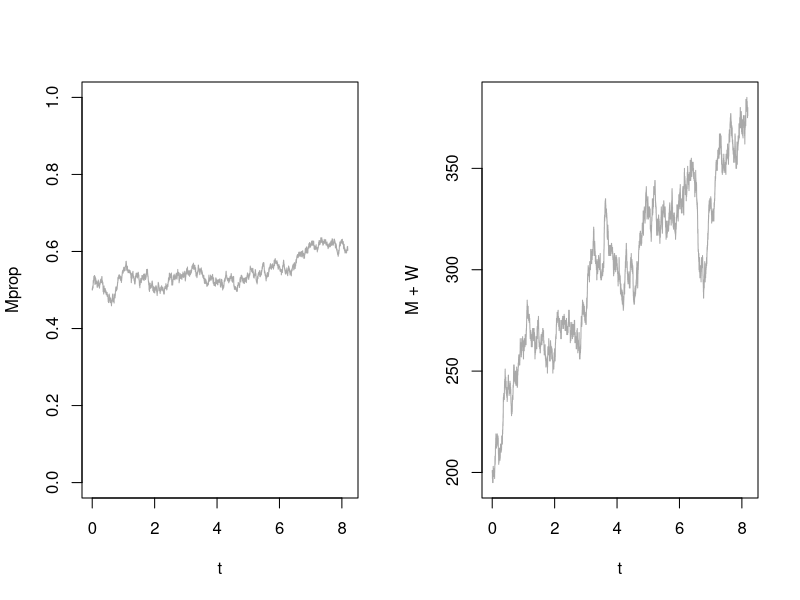
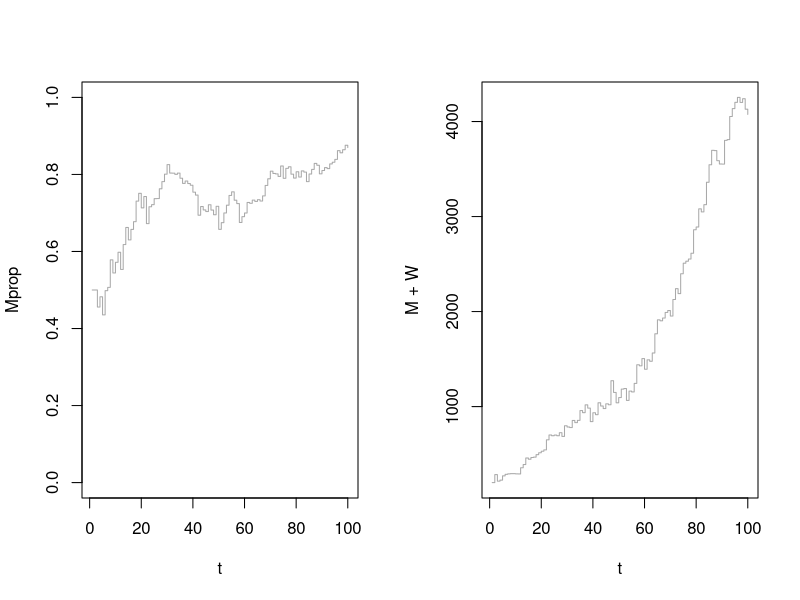

Here is the R script that generated these plots, in order:
myGrey = rgb(169,169,169, alpha=50, max=255)

gillespie = function(N, n, ...){
  tt = 0 
  x = N$M # M: the initial state
  # Pre: LHS matrix
  # Post: RHS matrix
  S = t(N$Post - N$Pre)
  u = nrow(S)
  v = ncol(S)
  tvec = vector("numeric", n)
  xmat = matrix(ncol=u, nrow=n+1)
  xmat[1,] = x
  for(i in 1:n){
    h = N$h(x,tt,...)
    tt = tt + rexp(1,sum(h))
    j = sample(v,1,prob=h)
    x = x + S[,j]
    tvec[i] = tt
    xmat[i+1,] = x
  }
  return(list(t=tvec, x=xmat))
}


N = list(M=c(100,100), Pre=matrix(c(1,0,0,1,1,0,0,1,1,0), byrow=TRUE, ncol=2, nrow=5),
         Post=matrix(c(2,0,0,2,0,0,0,0,1,1), byrow=TRUE, ncol=2, nrow=5) )

N$h = function(x, tt, th=c(r_w=2, r_m=2, d_w=2, d_m=2, m=0.1)){
  with(as.list(c(x,th)),{
    return(c(r_w*x[1], r_m*x[2], d_w*x[1], d_m*x[2], m*x[1]))
  })
}

sim = gillespie(N, n=10000)
t = c(0,sim$t)
M = sim$x[,2]
W = sim$x[,1]
Mprop = M/(M+W)
par(mfrow=c(1,2))
plot(t, Mprop, type='s', col='darkgrey', ylim=c(0,1))
plot(t, M+W, type='s', col='darkgrey')


gillespied = function(N, T=100, dt=1, ...){
  tt=0
  n = T%/%dt
  x = N$M
  S = t(N$Post - N$Pre)
  u = nrow(S)
  v = ncol(S)
  xmat = matrix(ncol=u, nrow=n)
  i = 1
  target = 0
  repeat{
    h = N$h(x, tt, ...)
    h0 = sum(h)
    if( h0 < 1e-10 ) tt = 1e99
    else tt = tt + rexp(1, h0)
    while( tt >= target ){
      xmat[i,] = x
      i = i + 1
      target = target + dt
      if( i > n ) return(ts(xmat, start=0, deltat=dt))
    }
    j = sample(v,1,prob=h)
    x = x + S[,j]
  }
}

sim = gillespied(N)
t = seq(1,100, by=1)
M = sim[,2]
W = sim[,1]
Mprop = M/(M+W)
par(mfrow=c(1,2))
plot(t, Mprop, type='s', col='darkgrey', ylim=c(0,1))
plot(t, M+W, type='s', col='darkgrey')






